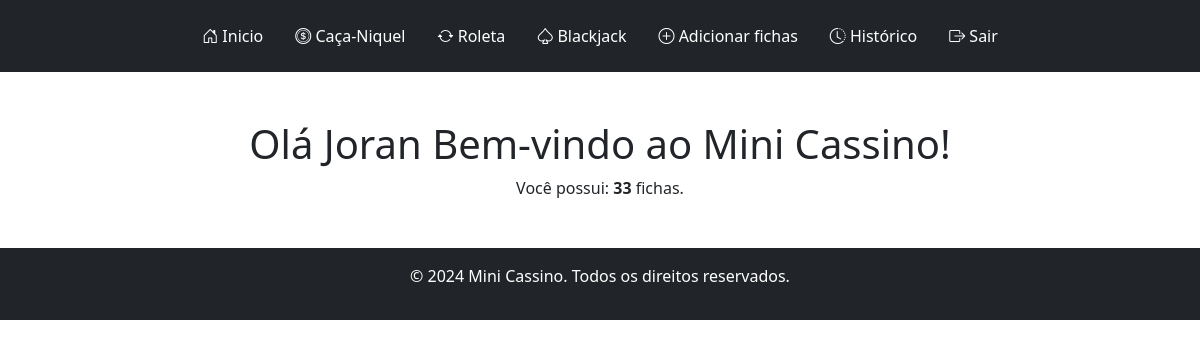
Page /homepage (signed in) on the earlier database version.
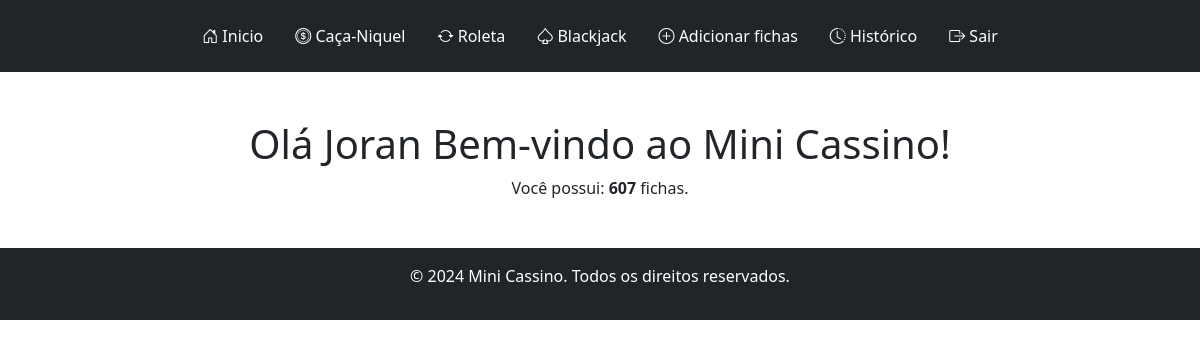
Same page on the later database version.
### tables this page shows
CREATE TABLE users (
    id INTEGER PRIMARY KEY AUTOINCREMENT,
    username TEXT NOT NULL,
    password TEXT NOT NULL
, saldo INTEGER DEFAULT 100, ganhos INTEGER, perdas INTEGER);

### app.py (the view)
@app.route('/homepage', methods=['GET', 'POST'])
@login_required
def homepage():
    user_id = session.get('user_id')
    user = db.execute("SELECT username, saldo FROM users WHERE id = ?", user_id)
    if not user:
        return "Usuário não encontrado.", 404
    username = user[0]["username"]
    saldo = user[0]["saldo"]
    return render_template('homepage.html',username=username, saldo=saldo)

### help.py (called while the page is built)
def login_required(f):
    @wraps(f)
    def decorated_function(*args, **kwargs):
        if 'user_id' not in session:
            return redirect(url_for('login'))
        return f(*args, **kwargs)
    return decorated_function

### templates/homepage.html (shortened to what this page needs)
{% extends "layout.html" %}
{% block main %}
<div class="container text-center">
   <h1>Olá {{ username }} Bem-vindo ao Mini Cassino!</h1>
   {% if saldo is not none %}
       <p>Você possui: <strong>{{ saldo }}</strong> fichas.</p>
   {% else %}
       <p>Erro: Não foi possível carregar seu saldo.</p>
   {% endif %}
</div>
{% endblock %}

Differences in the rows shown:
changed users "Joran": saldo (not shown) → "607"
Other differences:
{{ saldo }}: "33" → (not shown)
